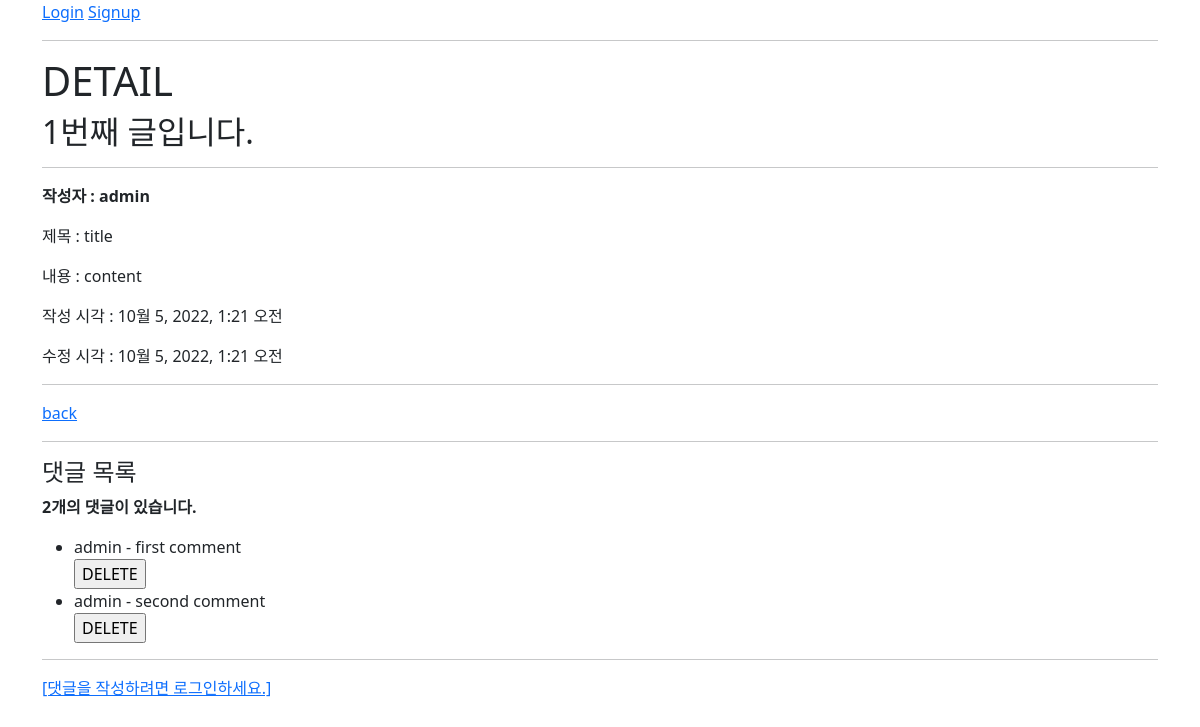
/articles/1/, run on the app's committed database.
### articles/models.py (models this page shows, shortened)
class Article(models.Model):
    user = models.ForeignKey(settings.AUTH_USER_MODEL, on_delete=models.CASCADE)
    title = models.CharField(max_length=10)
    content = models.TextField()
    created_at = models.DateTimeField(auto_now_add=True)
    updated_at = models.DateTimeField(auto_now=True)

class Comment(models.Model):
    article = models.ForeignKey(Article, on_delete=models.CASCADE, null=True)
    user = models.ForeignKey(settings.AUTH_USER_MODEL, on_delete=models.CASCADE)
    content = models.CharField(max_length=200)
    created_at = models.DateTimeField(auto_now_add=True)
    updated_at = models.DateTimeField(auto_now=True)

### accounts/models.py (models this page shows)
class User(AbstractUser):
    pass

### articles/views.py (the view)
# urls.py: path('<int:pk>/', views.detail, name='detail'),
@require_safe
def detail(request, pk):
    article = Article.objects.get(pk=pk)
    comment_form = CommentForm()
    comments = article.comment_set.all()
    context = {
        'article': article,
        'comment_form': comment_form,
        'comments': comments,
    }
    return render(request, 'articles/detail.html', context)

### articles/forms.py
class CommentForm(forms.ModelForm):
    class Meta:
        model = Comment
        exclude = ('article', 'user',)

### articles/templates/articles/detail.html (shortened to what this page needs)
{% extends 'base.html' %}
{% block content %}
  <h1>DETAIL</h1>
  <h2>{{ article.pk }}번째 글입니다.</h2>
  <hr>
  <p><b>작성자 : {{ article.user }}</b></p>
  <p>제목 : {{ article.title }}</p>
  <p>내용 : {{ article.content }}</p>
  <p>작성 시각 : {{ article.created_at }}</p>
  <p>수정 시각 : {{ article.updated_at }}</p>
  <hr>
  <a href="{% url 'articles:index' %}">back</a>
  <hr>
  <h4>댓글 목록</h4>
  {% if comments %}
    <p><b>{{ comments|length }}개의 댓글이 있습니다.</b></p>
  {% endif %}
  <ul>
    {% for comment in comments  %}
      <li>
        {{ comment.user }} - {{ comment.content }}
        <form action="{% url 'articles:comments_delete' article.pk comment.pk %}" method="POST">
          <input type="submit" value="DELETE">
        </form>
      </li>
    {% empty %}
     <li>댓글이 없어요..</li>
    {% endfor %}
  </ul>
  <hr>
  {% if request.user.is_authenticated %}
    <form action="{% url 'articles:comments_create' article.pk %}" method="POST">
      {% csrf_token %}
      {{ comment_form }}
      <input type="submit">
    </form>
  {% else %}
    <a href="{% url 'accounts:login' %}">[댓글을 작성하려면 로그인하세요.]</a>
  {% endif %}
{% endblock content %}

### data on the page
Article: pk "1", user "admin", title "title", content "content", created_at "10월 5, 2022, 1:21 오전", updated_at "10월 5, 2022, 1:21 오전"
Comment: user "admin", content "first comment"
Comment: user "admin", content "second comment"

### other printed values
{{ comments|length }} "2"
